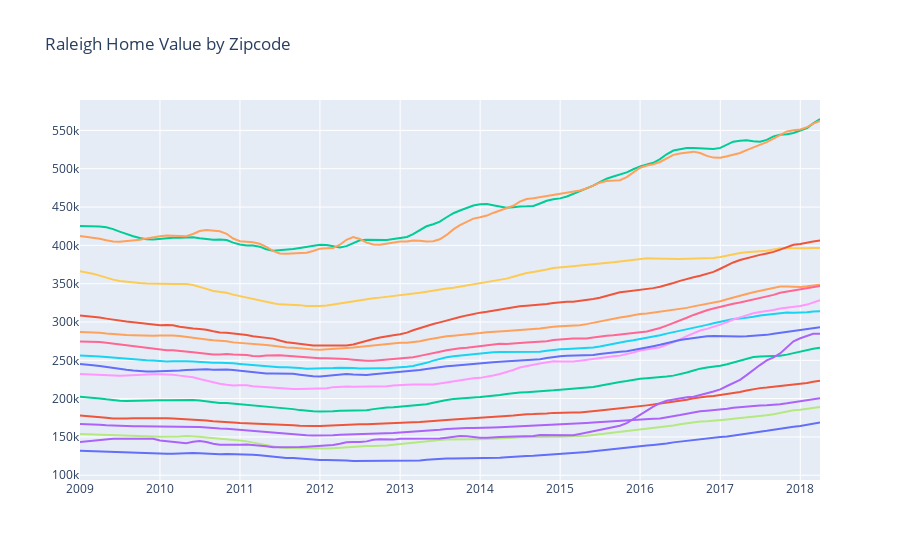

The code cell stored with this chart in its notebook:
### Code cell
# plot zipcodes 
fig = go.Figure()
for i, key in enumerate(raleigh_dict):
    fig.add_trace(go.Scatter(x=raleigh_dict[key].index, y=raleigh_dict[key].value, name=str(list(orlando_dict.keys())[i-1])))
fig.update_layout(title_text='Raleigh Home Value by Zipcode',
                      xaxis_rangeslider_visible=False, showlegend=False)
fig.show()
